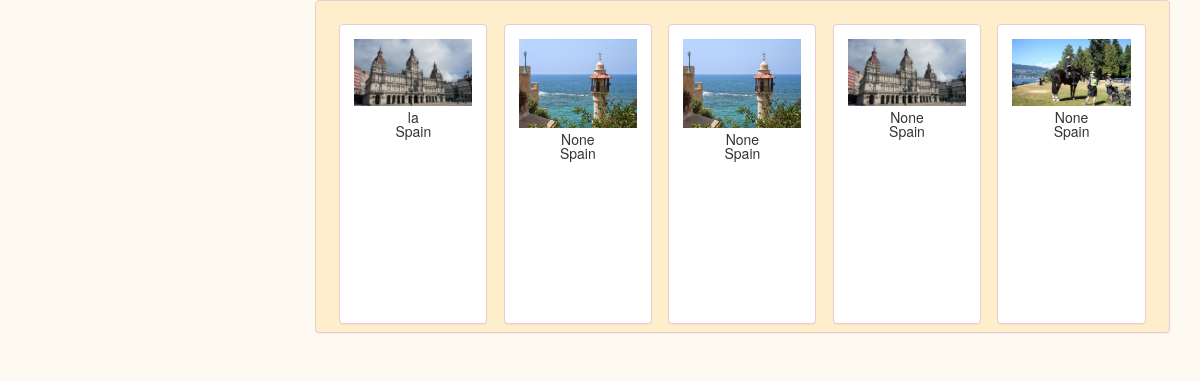
Page /album_show/Spain on the committed database.
### models.py (models this page shows)
class IMAGE_INFO(db.Model):
    id = db.Column(db.Integer, primary_key=True)
    img_uuid = db.Column(db.String(150), unique=False, nullable=False)
    img_description = db.Column(db.String(50), unique=False, nullable=False)
    img_album = db.Column(db.String(150), unique=False, nullable=False)

### main.py (the view)
@app.route('/album_show/<string:album_name>')
def album_show(album_name):
    all_images = IMAGE_INFO.query.filter_by(img_album=album_name).all()
    return render_template('album_show.html',all_images=all_images)

### templates/album_show.html (shortened to what this page needs)
{% extends "layout.html" %}
{% block index %}
<div class='col-md-9 col-lg-9 panel panel-danger product_list' style='float:right;padding-top:15px;'>
{% for each_images in all_images %}
    <div class="col-md-3 col-lg-3 panel panel-danger inventory">
<img class="img-thumbnail preview-pic" src="{{ url_for('static',filename = 'images/'+each_images.img_uuid ) }}"/>
<br/>
{{ each_images.img_description }}
<br/>
{{ each_images.img_album }}
    </div>
{% endfor %}
</body>
</html>
{% endblock %}

### templates/layout.html (shortened to what this page needs)
<!DOCTYPE html>
<html lang="en">
<head>
    <link rel="stylesheet" href="../static/css/bootstrap.min.css">
    <link rel="stylesheet" href="../static/css/index.css">
</head>
<body>
<div class="container">
<div class="row">
    <div class="col-lg-12">
        {% block index %}          {% endblock %}
</body>
</html>

### static/css/index.css (style rules this page uses)
body { background-size: 100%; background-color: #FFFaF1; }
.inventory { padding:10px; width:148.133px; margin:1%; line-height:1; height:300px; text-align: center; }
.preview-pic { border: 0px; }
.product_list { background-color: #ffeecc; }

### rows in the picture
IMAGE_INFO: img_uuid (picture), img_description "la", img_album "Spain"
IMAGE_INFO: img_uuid (picture), img_description "None", img_album "Spain"
IMAGE_INFO: img_uuid (picture), img_description "None", img_album "Spain"
IMAGE_INFO: img_uuid (picture), img_description "None", img_album "Spain"
IMAGE_INFO: img_uuid (picture), img_description "None", img_album "Spain"
